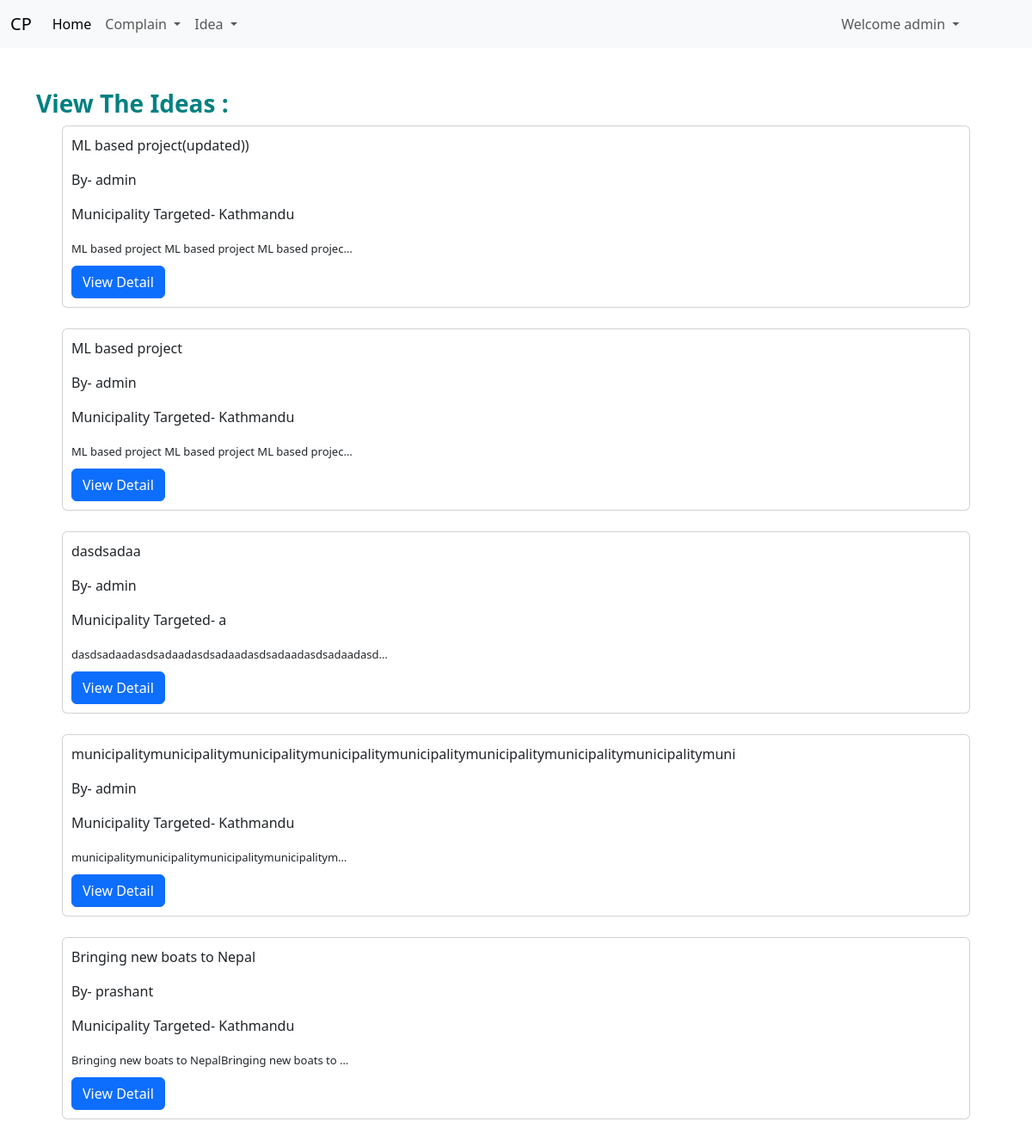
The app's page /idea_view/ (signed in) with its own data.
### home/models.py (models this page shows, shortened)
class idea(models.Model):
    users = models.ForeignKey(User, on_delete=models.CASCADE)
    title = models.CharField(max_length=100)
    description = models.TextField(null=True, blank=True)
    image = models.ImageField(null=True, blank=True)
    date = models.DateField(auto_now_add=True)
    municipality = models.CharField(
        choices=municipality, null=False, blank=False, default='Kathmandu', max_length=50)
    upvote = models.ManyToManyField(User,related_name='idea_likes',blank=True)
    downvote = models.ManyToManyField(User,related_name='idea_dislikes',blank=True)

### home/views.py (the view)
# urls.py: path('idea_view/', view_items, name='idea_view'),
def idea_view(request):
    ideas = idea.objects.all().order_by('-date')
    dictionary = {
        'ideas': ideas
    }
    return render(request, 'idea_view.html', dictionary)

### home/templates/idea_view.html
{% extends 'base.html' %}
{% block content %}
<br>
<br>
<div class="w3-container ">
    <h3 style="color: teal" class=""><b> View
            The Ideas : </b></h3>
</div>
{% for idea in ideas %}
<div class="card" style="margin-left:30px; margin-right:30px; padding:10px">
    <div class="w3-threequarter w3-container w3-xlarge w3-serif">
        <p class="fw-normal"> {{ idea.title }}</p>
        <p class="fw-normal">By- {{ idea.users}} </p>
        <p class="fw-normal">Municipality Targeted- {{ idea.municipality}} </p>
        <h3 style="font-size:small; line-height: 24px;" class="fw-small">
            {{ idea.description|truncatechars:50|safe }}
        </h3>
        <button onclick="location.href='{% url 'idea_view_each' idea.id %}'" type="button" class="btn btn-primary"">View Detail</button>
    </div>
</div>
<br>
{% endfor %}
{% endblock content %}

### home/templates/base.html (shortened to what this page needs)
<!doctype html>
<html lang="en">
<head>
  <link href="https://cdn.jsdelivr.net/npm/bootstrap@5.3.0-alpha1/dist/css/bootstrap.min.css" rel="stylesheet"
>
</head>
<body>
  <nav class="navbar navbar-expand-lg bg-body-tertiary">
    <div class="container-fluid">
      <a class="navbar-brand" href="{% url 'home' %}">CP</a>
      <div class="collapse navbar-collapse" id="navbarScroll">
        <ul class="navbar-nav me-auto my-2 my-lg-0 navbar-nav-scroll" style="--bs-scroll-height: 100px;">
          <li class="nav-item">
            <a class="nav-link active" aria-current="page" href="{% url 'home' %}">Home</a>
          </li>
          <li class="nav-item dropdown">
            <a class="nav-link dropdown-toggle" href="#" role="button" data-bs-toggle="dropdown" aria-expanded="false">
              Complain
            </a>
          </li>
          <li class="nav-item dropdown">
            <a class="nav-link dropdown-toggle" href="#" role="button" data-bs-toggle="dropdown" aria-expanded="false">
              Idea
            </a>
          </li>
          {% if request.user.is_authenticated %}
          <li class="nav-item dropdown position-absolute top-50 end-0 translate-middle ">
            <a class="nav-link dropdown-toggle" href="#" role="button" data-bs-toggle="dropdown" aria-expanded="false">
              Welcome {{ request.user }}
            </a>
          </li>
          {% else %}
          <div class="position-absolute top-50 end-0 translate-middle ">
            <li class="nav-item">
              <a class="btn btn-primary" href="{% url 'login' %}" role="button">Login</a>
            </li>
          </div>
          {% endif %}
        </ul>
      </div>
    </div>
  </nav>
  <div class="container">
    {% block content %}{% endblock content %}
  </div>
</body>
</html>

### records on screen
idea: title "ML based project(updated))", users "admin", municipality "Kathmandu", description "ML based project ML based project ML based projec…"
idea: title "ML based project", users "admin", municipality "Kathmandu", description "ML based project ML based project ML based projec…"
idea: title "dasdsadaa", users "admin", municipality "a", description "dasdsadaadasdsadaadasdsadaadasdsadaadasdsadaadasd…"
idea: title "municipalitymunicipalitymunicipalitymunicipalitymunicipalitymunicipalitymunicipalitymunicipalitymuni", users "admin", municipality "Kathmandu", description "municipalitymunicipalitymunicipalitymunicipalitym…"
idea: title "Bringing new boats to Nepal", users "prashant", municipality "Kathmandu", description "Bringing new boats to NepalBringing new boats to …"

### other values on screen
{{ request.user }} "admin"
